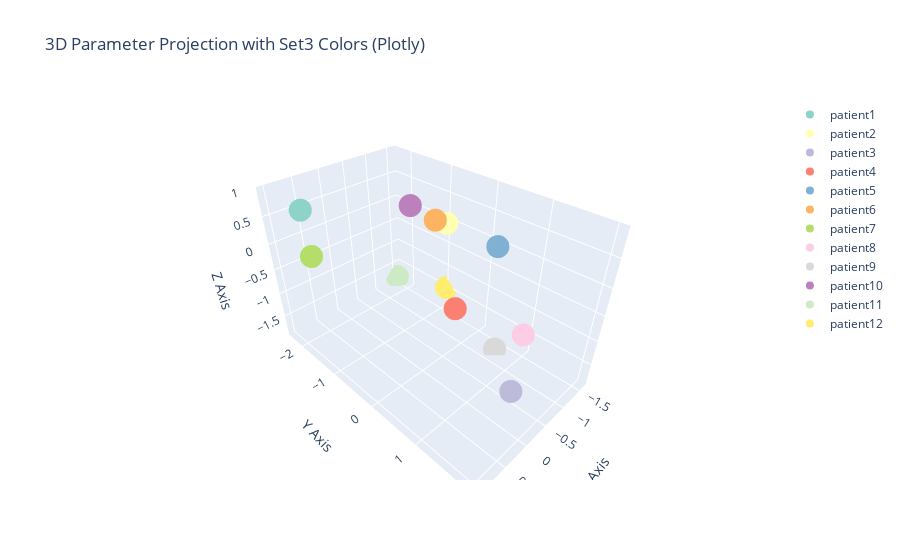

Notebook cell for this chart:
### Code cell
import matplotlib.pyplot as plt
import matplotlib.cm as cmx
import matplotlib.colors as mcolors
import plotly.graph_objs as go
import plotly.express as px
import numpy as np
import pandas as pd

# Step 1: Define your 12 distinct colors from the Set3 palette
# You can use other palettes such as 'Paired', 'Dark2', or Plotly's 'Plotly'
colors_list = plt.get_cmap('Set3').colors[:12]  # First 12 colors from Set3
hex_colors = [mcolors.rgb2hex(c) for c in colors_list]

# Step 2: Map colors to patient IDs
ids_list = [f'patient{i}' for i in range(1, 13)]
patient_colors = {pid: hex_colors[i] for i, pid in enumerate(ids_list)}

# Example dataframe for plotting
df = pd.DataFrame({
    'x': np.random.randn(len(ids_list)),
    'y': np.random.randn(len(ids_list)),
    'z': np.random.randn(len(ids_list)),
    'patient_id': ids_list
})

# Step 3: Plot in Matplotlib
plt.figure(figsize=(8, 6))
for pid in ids_list:
    patient_data = df[df['patient_id'] == pid]
    plt.scatter(patient_data['x'], patient_data['y'], color=patient_colors[pid], label=pid)

plt.title("2D Scatter Plot with Set3 Colors (Matplotlib)")
plt.xlabel('X Axis')
plt.ylabel('Y Axis')
plt.legend()
plt.show()

# Step 4: Plot in Plotly (3D scatter)
fig = go.Figure()
for pid in ids_list:
    patient_data = df[df['patient_id'] == pid]
    fig.add_trace(go.Scatter3d(
        x=patient_data['x'],
        y=patient_data['y'],
        z=patient_data['z'],
        mode='markers',
        marker=dict(
            size=8,
            color=patient_colors[pid]  # Use the same mapped color
        ),
        name=pid
    ))

fig.update_layout(
    scene=dict(
        xaxis_title='X Axis',
        yaxis_title='Y Axis',
        zaxis_title='Z Axis',
    ),
    title="3D Parameter Projection with Set3 Colors (Plotly)"
)

fig.show()

### Figure 1 — Plotly figure (JSON) as saved in the notebook; plotly's stock layout.template omitted (floating-point values rounded to 4 significant figures)
{"data": [{"marker": {"color": "#8dd3c7", "size": 8}, "mode": "markers", "name": "patient1", "type": "scatter3d", "x": [0.9375], "y": [-1.549], "z": [0.8579]}, {"marker": {"color": "#ffffb3", "size": 8}, "mode": "markers", "name": "patient2", "type": "scatter3d", "x": [-0.9351], "y": [-0.3878], "z": [0.3908]}, {"marker": {"color": "#bebada", "size": 8}, "mode": "markers", "name": "patient3", "type": "scatter3d", "x": [0.4341], "y": [2.013], "z": [-0.5675]}, {"marker": {"color": "#fb8072", "size": 8}, "mode": "markers", "name": "patient4", "type": "scatter3d", "x": [0.1761], "y": [0.8235], "z": [-0.0611]}, {"marker": {"color": "#80b1d3", "size": 8}, "mode": "markers", "name": "patient5", "type": "scatter3d", "x": [-0.2189], "y": [1.142], "z": [0.8758]}, {"marker": {"color": "#fdb462", "size": 8}, "mode": "markers", "name": "patient6", "type": "scatter3d", "x": [-0.609], "y": [-0.3287], "z": [0.5823]}, {"marker": {"color": "#b3de69", "size": 8}, "mode": "markers", "name": "patient7", "type": "scatter3d", "x": [1.038], "y": [-1.268], "z": [0.2409]}, {"marker": {"color": "#fccde5", "size": 8}, "mode": "markers", "name": "patient8", "type": "scatter3d", "x": [0.003733], "y": [1.817], "z": [-0.02942]}, {"marker": {"color": "#d9d9d9", "size": 8}, "mode": "markers", "name": "patient9", "type": "scatter3d", "x": [-1.23], "y": [0.5809], "z": [-1.867]}, {"marker": {"color": "#bc80bd", "size": 8}, "mode": "markers", "name": "patient10", "type": "scatter3d", "x": [-0.2023], "y": [-0.439], "z": [0.9199]}, {"marker": {"color": "#ccebc5", "size": 8}, "mode": "markers", "name": "patient11", "type": "scatter3d", "x": [-1.491], "y": [-2.319], "z": [-1.792]}, {"marker": {"color": "#ffed6f", "size": 8}, "mode": "markers", "name": "patient12", "type": "scatter3d", "x": [-1.61], "y": [-0.9652], "z": [-1.476]}], "layout": {"scene": {"xaxis": {"title": {"text": "X Axis"}}, "yaxis": {"title": {"text": "Y Axis"}}, "zaxis": {"title": {"text": "Z Axis"}}}, "title": {"text": "3D Parameter Projection with Set3 Colors (Plotly)"}}}
